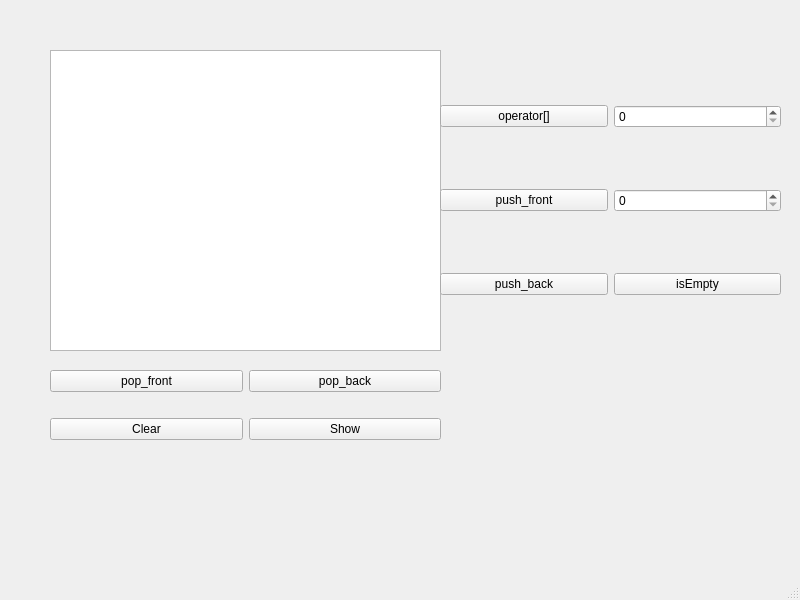
<?xml version="1.0" encoding="UTF-8"?>
<ui version="4.0">
 <class>MainWindow</class>
 <widget class="QMainWindow" name="MainWindow">
  <property name="geometry">
   <rect>
    <x>0</x>
    <y>0</y>
    <width>800</width>
    <height>600</height>
   </rect>
  </property>
  <property name="windowTitle">
   <string>MainWindow</string>
  </property>
  <widget class="QWidget" name="centralwidget">
   <widget class="QTextBrowser" name="showText">
    <property name="geometry">
     <rect>
      <x>50</x>
      <y>50</y>
      <width>391</width>
      <height>301</height>
     </rect>
    </property>
   </widget>
   <widget class="QWidget" name="gridLayoutWidget">
    <property name="geometry">
     <rect>
      <x>440</x>
      <y>50</y>
      <width>341</width>
      <height>301</height>
     </rect>
    </property>
    <layout class="QGridLayout" name="gridLayout">
     <item row="1" column="1">
      <widget class="QSpinBox" name="spinBox_2"/>
     </item>
     <item row="1" column="0">
      <widget class="QPushButton" name="push_frontButton">
       <property name="text">
        <string>push_front</string>
       </property>
      </widget>
     </item>
     <item row="0" column="0">
      <widget class="QPushButton" name="operatorButton">
       <property name="text">
        <string>operator[]</string>
       </property>
      </widget>
     </item>
     <item row="0" column="1">
      <widget class="QSpinBox" name="spinBox"/>
     </item>
     <item row="2" column="0">
      <widget class="QPushButton" name="push_backButton">
       <property name="text">
        <string>push_back</string>
       </property>
      </widget>
     </item>
     <item row="2" column="1">
      <widget class="QPushButton" name="isEmtpyButton">
       <property name="text">
        <string>isEmpty</string>
       </property>
      </widget>
     </item>
    </layout>
   </widget>
   <widget class="QWidget" name="gridLayoutWidget_2">
    <property name="geometry">
     <rect>
      <x>50</x>
      <y>350</y>
      <width>391</width>
      <height>111</height>
     </rect>
    </property>
    <layout class="QGridLayout" name="gridLayout_2">
     <item row="0" column="0">
      <widget class="QPushButton" name="pop_frontButton">
       <property name="text">
        <string>pop_front</string>
       </property>
      </widget>
     </item>
     <item row="0" column="1">
      <widget class="QPushButton" name="pop_backButton">
       <property name="text">
        <string>pop_back</string>
       </property>
      </widget>
     </item>
     <item row="1" column="0">
      <widget class="QPushButton" name="clearButton">
       <property name="text">
        <string>Clear</string>
       </property>
      </widget>
     </item>
     <item row="1" column="1">
      <widget class="QPushButton" name="showButton">
       <property name="text">
        <string>Show</string>
       </property>
      </widget>
     </item>
    </layout>
   </widget>
  </widget>
  <widget class="QMenuBar" name="menubar">
   <property name="geometry">
    <rect>
     <x>0</x>
     <y>0</y>
     <width>800</width>
     <height>26</height>
    </rect>
   </property>
  </widget>
  <widget class="QStatusBar" name="statusbar"/>
 </widget>
 <resources/>
 <connections/>
</ui>
